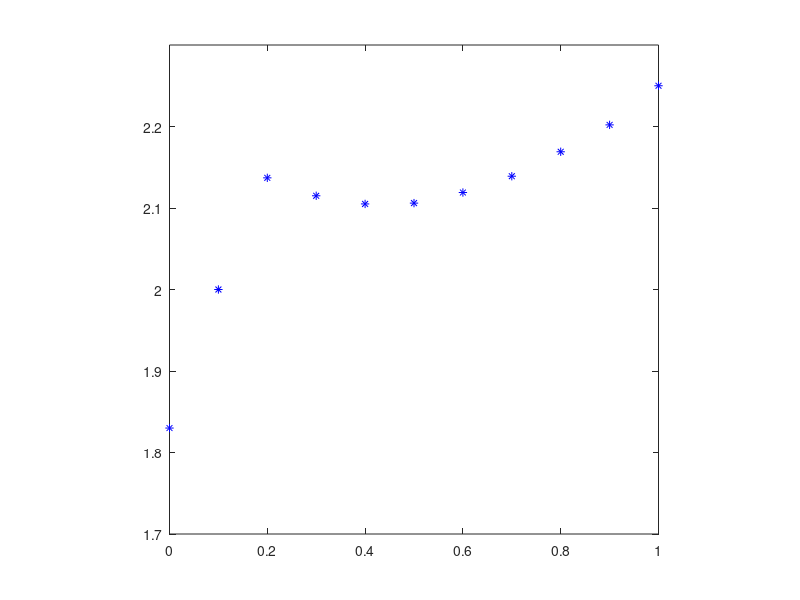

MATLAB code for this plot: (Note: this script raises an error after producing the figure.)
addpath('functions/BOED')
addpath('functions/DA')
addpath('functions/IMR simulation')
addpath('functions/RBF')




%%    test2:3D


N = 2e4;

N_sample = 100;

% theta = [0.5 + 0.3.*randn(N,1) 0.3 + 0.7.*randn(N,1) 0.5 + 0.8.*randn(N,1)];

theta = [normrnd(0.5,0.3,N,1) normrnd(0.3,0.7,N,1) normrnd(0.5,0.8,N,1)];

theta_sample = theta(1:N_sample,:);

Nd = 11;

d = linspace(0,1,Nd);

mu_NMC = zeros(Nd,1);



mu1 = 0.1;
mu2 = -0.1;

sigma_1=0.05^2; sigma_2=0.05^2;

mu = [mu1;mu2];
sigma = cat(3,sigma_1,sigma_2);
p = ones(1,2)/2;
gm = gmdistribution(mu,sigma,p);

norm_fun = @(mu, x)       ( exp(-((x-mu-mu1).^2/(2*sigma_1)) )...
                             +exp(-((x-mu-mu2).^2/(2*sigma_2)) ));  % removed the constant here



CMAME2025_data = [1.83 2 2.137 2.115 2.105 2.106 2.119 2.139 2.169 2.202 2.250];

CMAME2025_voed_data = [ 
 1.808673469387755
 1.9744897959183674
 2.1096938775510203
2.0816326530612246
 2.066326530612245
 2.071428571428571
 2.079081632653061
 2.0969387755102042
 2.1224489795918364
2.158163265306123
2.196428571428572];




figure;

plot(d, CMAME2025_data,'b*'); hold on;

axis square tight;


ylim([1.7 2.3]);




for j = 1:Nd

     % for k = 1:20

         theta = [normrnd(0.5,0.3,N,1) normrnd(0.3,0.7,N,1) normrnd(0.5,0.8,N,1)];

         k_std = 4;

         theta_target = theta;

         mu_theta = [0.5 0.3 0.5];
         sigma_theta = [0.3^2 0.7^2 0.8^2];

         boundary_idx = (theta_target(:,1) -mu_theta(1)).^2/((sigma_theta(1))*k_std^2)+(theta_target(:,2) -mu_theta(2)).^2/((sigma_theta(2))*k_std^2)+(theta_target(:,3) -mu_theta(3)).^2/((sigma_theta(3))*k_std^2)>1;

         idx_all = 1:N;

         params_idx = [randi([1 N],N_sample,1); (idx_all(boundary_idx ))'];

         params_idx  = unique( params_idx,'rows');

         theta_sample =  theta_target(params_idx,:);

         [Nearest_Idx] = nearest_interp_3d(theta ,theta_sample,50);


         [I]     =     RBF_PHS_interp_3d(theta ,theta_sample,Nearest_Idx,10,'1',3,1);


         Y_sample =  theta_sample(:,1).^3*d(j)^2+theta_sample(:,2).*exp(-abs(0.2-d(j)))+sqrt(theta_sample(:,3).^2*d(j)*2);

        Y = I*Y_sample;

        Y0 =  theta(:,1).^3*d(j)^2+theta(:,2).*exp(-abs(0.2-d(j)))+sqrt(2*theta(:,3).^2*d(j)^1);

        error(j,:) = ((Y-Y0).^2);


        % [mu_NMC_j,~,] =  NMC_est_mixed(Y, [], [],'data');
        % mu_NMC(j,k)        =  mean(mu_NMC_j);

        % [mu_NMC_j0,~,] =  NMC_est_mixed(Y0, [], [],'data');
        % mu_NMC0(j,k)        =  mean(mu_NMC_j0);

        %  scatter(d(j),mu_NMC(j,k),'k.'); hold on;
        % 
        % scatter(d(j),mu_NMC0(j,k),'ro'); hold on;


        % scatter(d(j),error(j,:),'ro'); hold on;

        % 
        % ylim([1.7 2.3]);

        drawnow;

     % end

end


% xlabel('d'); ylabel('EIG')


csvwrite('toy_error_200_q1.csv',[200*ones(Nd-1,1), d(2:end)', log10([ mean(error(2:end,:),2)]), log10(mean(error(2:end,:),2)+2*std(error(2:end,:),0,2)),log10(mean(error(2:end,:),2)-2*std(error(2:end,:),0,2))]);



% 
% xlim([0 1]); 
% 
% ylim([0.5 2.5]);


figure; 

scatter3(theta(:,1),theta(:,2),theta(:,3),'k.');

axis equal;

hold on;

scatter3(theta_sample(:,1),theta_sample(:,2),theta_sample(:,3),'ro');


%% error analysis





%%


mu1 = 0.1;
mu2 = -0.1;

sigma_1=0.05^2; sigma_2=0.05^2;

mu = [mu1;mu2];
sigma = cat(3,sigma_1,sigma_2);
p = ones(1,2)/2;
gm = gmdistribution(mu,sigma,p);

norm_fun_log = @(mu, x)  log( 1/(2*sqrt(2*pi*sigma_1))*exp(-((x-mu-mu1).^2/(2*sigma_1)) )...
                             +1/(2*sqrt(2*pi*sigma_2))*exp(-((x-mu-mu2).^2/(2*sigma_2)) ));  % removed the constant here

% norm_fun_log = @(mu, Sigma, x)  +(-((x-mu)/(2*Sigma))*(x-mu)' );  % removed the constant here


    % y0 = 0.426;

 y0 = 1.235;

eps = 1e-6;

figure;

subplot(1,3,1)

S1_0 = exp(norm_fun_log(y0,Y0)).*exp(-((theta(:,1)-0.5).^2/(2*0.3^2)) );
S1   = exp(norm_fun_log(y0,Y)).*exp(-((theta(:,1)-0.5).^2/(2*0.3^2)) );

idx_0 = false(N,1);

idx_0(1) = true;

idx = false(N,1);

idx(1) = true;

        idx_true = 1;
for k = 2:N

    alpha = rand(1);

    if alpha<=(S1_0(k)/S1_0(idx_true))
        idx_0(k) = true;
                idx_true = k;
    end

    if alpha<=(S1(k)/S1(idx_true))
        idx(k) = true;
                idx_true = k;
    end
end

% scatter(theta(idx_0,1), S1_0(idx_0),'k.'); hold on;
% scatter(theta(idx,1), S1(idx),'ro'); hold on;

histogram(theta(idx_0,1),20,'Normalization','pdf'); hold on;
histogram(theta(idx,1),20,'Normalization','pdf');

sample1_0 = theta(idx_0,1);
sample1 = theta(idx,1);

xlim([-1 2])


subplot(1,3,2)

S2_0 = exp(norm_fun_log(y0,Y0)).*exp(-((theta(:,2)-0.3).^2/(2*0.7^2)) );
S2   = exp(norm_fun_log(y0,Y)).*exp(-((theta(:,2)-0.3).^2/(2*0.7^2)) );

idx_0 = false(N,1);

idx_0(1) = true;

idx = false(N,1);

idx(1) = true;

idx_true = 1;

for k = 2:N

    alpha = rand(1);

    if alpha<=(S2_0(k)/S2_0(idx_true))
        idx_0(k) = true;
        idx_true = k;
    end

    if alpha<=(S2(k)/S2(idx_true))
        idx(k) = true;
        idx_true = k;
    end
end

idx_0 = S2_0>eps;
idx = S2>eps;

histogram(theta(idx_0,2),20,'Normalization','pdf'); hold on;
histogram(theta(idx,2),20,'Normalization','pdf');

sample2_0 = theta(idx_0,2);
sample2 = theta(idx,2);

xlim([-2 2])


subplot(1,3,3)

S3_0 = exp(norm_fun_log(y0,Y0)).*exp(-((theta(:,3)-0.5).^2/(2*0.8^2)) );
S3   = exp(norm_fun_log(y0,Y)).*exp(-((theta(:,3)-0.5).^2/(2*0.8^2)) );

idx_0 = false(N,1);

idx_0(1) = true;

idx = false(N,1);

idx(1) = true;

        idx_true = 1;
for k = 2:N

    alpha = rand(1);

    if alpha<=(S3_0(k)/S3_0(idx_true))
        idx_0(k) = true;
                idx_true = k;
    end


    if alpha<=(S3(k)/S3(idx_true))
        idx(k) = true;
                idx_true = k;
    end
end


idx_0 = S2_0>eps;
idx = S2>eps;
% scatter(theta(idx_0,3), S3_0(idx_0),'k.'); hold on;
% scatter(theta(idx,3), S3(idx),'ro'); hold on;

histogram(theta(idx_0,3),20,'Normalization','pdf'); hold on;
histogram(theta(idx,3),20,'Normalization','pdf');

sample3_0 = theta(idx_0,3);
sample3 = theta(idx,3);

xlim([-3 3])



csvwrite('sample1_0_case3.csv',sample1_0);
csvwrite('sample1_case3.csv',sample1);
csvwrite('sample2_0_case3.csv',sample2_0);
csvwrite('sample2_case3.csv',sample2);
csvwrite('sample3_0_case3.csv',sample3_0);
csvwrite('sample3_case3.csv',sample3);

%%  plot data


NB = [50 100 200 500 2e4];

datasets = {'EIG data/toy_EIG_50.mat'; 'EIG data/toy_EIG_100.mat'; 'EIG data/toy_EIG_230.mat'; 'EIG data/toy_EIG_450.mat';'EIG data/toy_EIG_2e4.mat' };

Nd = 11;

d = linspace(0,1,Nd);

figure;

for k = 1:5

    data = load(datasets{k});

    mu_NMC_k = data.mu_NMC;

    % scatter3(d,mu_NMC_k,'.'); hold on;
    
    plot3(NB(k)*ones(Nd,1),d,mean(mu_NMC_k,2),'k.-'); hold on;

     plot3(NB(k)*ones(Nd,1),d,mean(mu_NMC_k,2)+2*std(mu_NMC_k,0,2),'k--'); hold on;
    plot3(NB(k)*ones(Nd,1),d,mean(mu_NMC_k,2)-2*std(mu_NMC_k,0,2),'k--'); hold on;

 xscale('log')

end


csvwrite('toy_EIG_50.csv',[NB(k)*ones(Nd,1), d', mean(mu_NMC_k,2), mean(mu_NMC_k,2)+2*std(mu_NMC_k,0,2),mean(mu_NMC_k,2)-2*std(mu_NMC_k,0,2)]);





